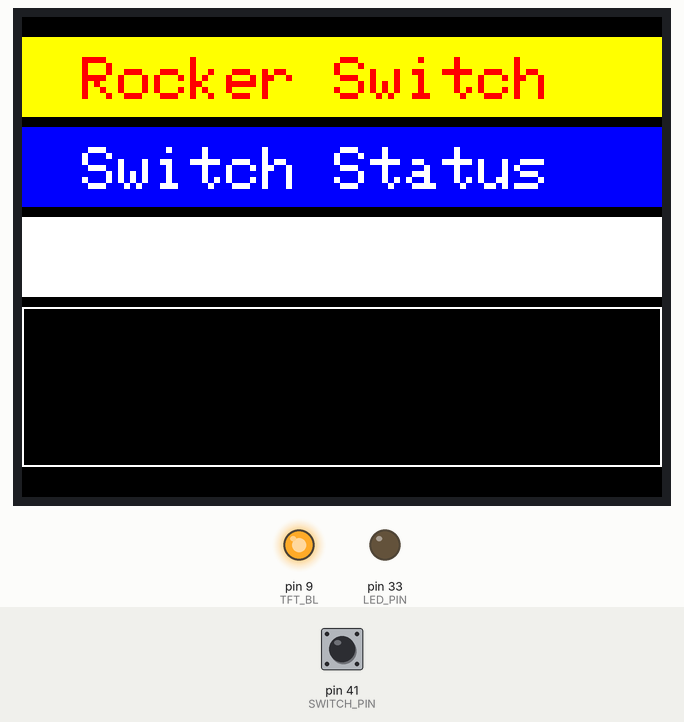
Bench run of a sketch on a simulated Arduino Mega 2560, built with avr-gcc and run on an emulated ATmega2560. Shown: 320×240 colour display, output pins drawn as LEDs (lit = HIGH). The test bench sets the inputs (shaded band); at power-on: pin 41 (SWITCH_PIN) HIGH. What the sketch prints to the serial monitor is not drawn.

Above: at 1.4 s.
1.5 s: pin 41 (SWITCH_PIN) pulled LOW for 0.15 s
At 2.8 s:
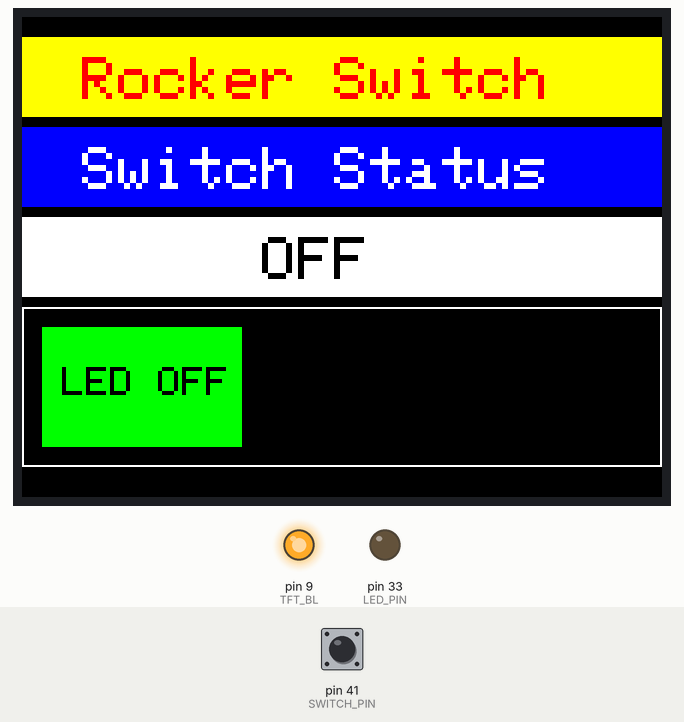
3.2 s: pin 41 (SWITCH_PIN) pulled LOW for 1 s
At 3.9 s:
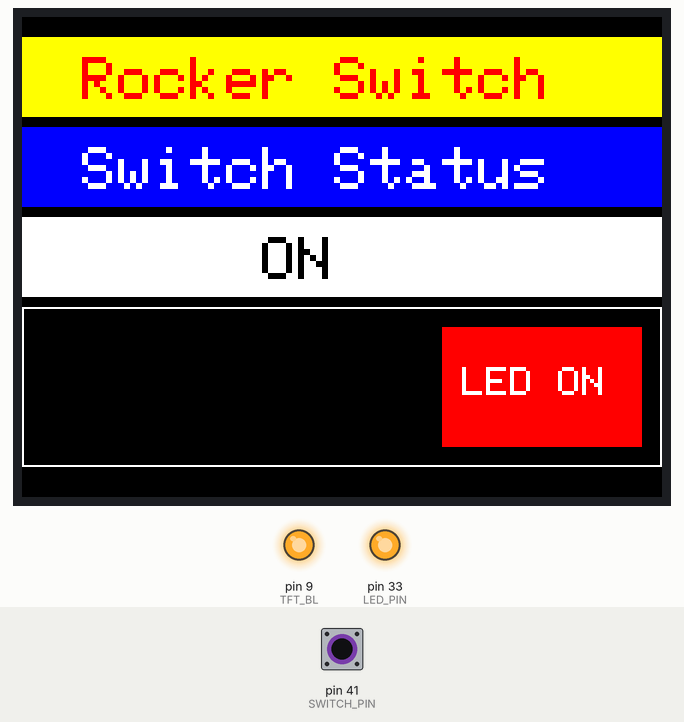
5.8 s: pin 41 (SWITCH_PIN) pulled LOW for 3.2 s
At 9.5 s:
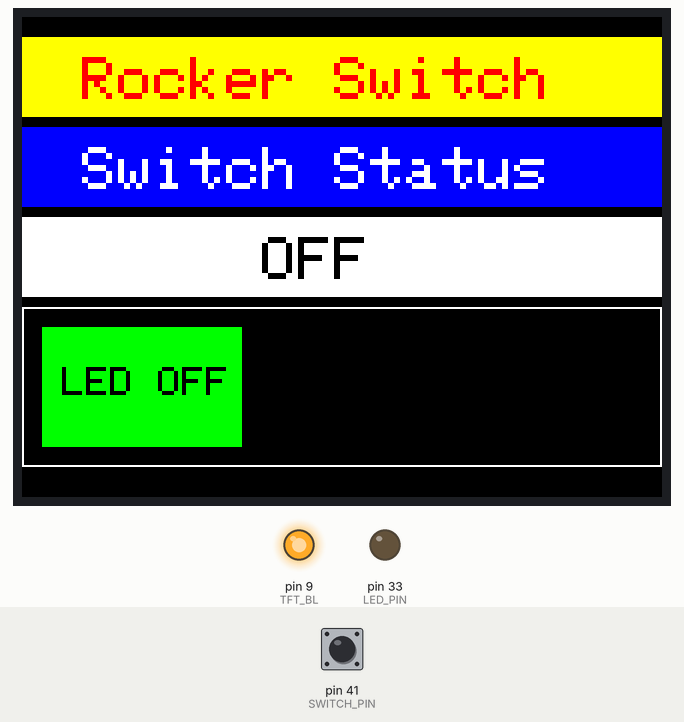
Timing chart, 0 to 11.0 s (numbered marks = the images above; inputs shaded):
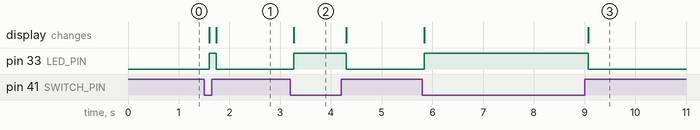

Measured:
- after the input at 1.5 s, pin 33 (LED_PIN): LOW → HIGH after 0.10 s, → LOW 0.13 s later; the display: first changes after 0.10 s (image 1 shows a later state)
- after the input at 3.2 s, pin 33 (LED_PIN): LOW → HIGH after 0.07 s, → LOW 1.0 s later; the display: changes after 0.07 s (image 2)
- after the input at 5.8 s, pin 33 (LED_PIN): LOW → HIGH at once, → LOW 3.2 s later; the display: first changes at once (image 3 shows a later state)

The sketch:

Ardiuno_RockerSwitch_TFT_LED.ino
```cpp
#include <Adafruit_GFX.h>
#include <Adafruit_ST7789.h>
#include <SPI.h>

#define TFT_CS 53
#define TFT_RST 8
#define TFT_DC 7
#define TFT_BL 9
#define SWITCH_PIN 41
#define LED_PIN 33

Adafruit_ST7789 tft = Adafruit_ST7789(TFT_CS, TFT_DC, TFT_RST);

bool lastSwitchState = HIGH;

void setup() {
  Serial.begin(9600);
  pinMode(SWITCH_PIN, INPUT_PULLUP);
  pinMode(TFT_BL, OUTPUT);
  pinMode(LED_PIN, OUTPUT);
  digitalWrite(TFT_BL, HIGH);
  digitalWrite(LED_PIN, LOW);

  tft.init(240, 320);
  tft.setRotation(1);
  tft.fillScreen(ST77XX_BLACK);
  drawStaticLayout();

  Serial.println("System Initialized. Waiting for switch input...");
}

void loop() {
  bool switchState = digitalRead(SWITCH_PIN);
  if (switchState != lastSwitchState) {
    lastSwitchState = switchState;
    String status = switchState ? "OFF" : "ON";
    Serial.print("Switch State Changed: ");
    Serial.println(status);
    updateStatus(status);
    digitalWrite(LED_PIN, switchState ? LOW : HIGH);
  }
  delay(100);
}

void drawStaticLayout() {
  tft.setTextSize(2);
  tft.setTextColor(ST77XX_WHITE);
  tft.fillRect(0, 10, 320, 40, ST77XX_YELLOW);
  tft.setCursor(30, 20);
  tft.setTextSize(3);
  tft.setTextColor(ST77XX_RED);
  tft.print("Rocker Switch");

  tft.fillRect(0, 55, 320, 40, ST77XX_BLUE);
  tft.setCursor(30, 65);
  tft.setTextSize(3);
  tft.setTextColor(ST77XX_WHITE);
  tft.print("Switch Status");

  tft.fillRect(0, 100, 320, 40, ST77XX_WHITE);
  tft.drawRect(0, 145, 320, 80, ST77XX_WHITE);
}

void updateStatus(String statusText) {
  tft.fillRect(0, 100, 320, 40, ST77XX_WHITE);
  tft.setCursor(120, 110);
  tft.setTextSize(3);
  tft.setTextColor(ST77XX_BLACK);
  tft.print(statusText);


  tft.fillRect(10, 155, 100, 60, ST77XX_BLACK);
  tft.fillRect(210, 155, 100, 60, ST77XX_BLACK);


  if (statusText == "ON") {
    tft.fillRect(210, 155, 100, 60, ST77XX_RED);
    tft.setCursor(220, 175);
    tft.setTextSize(2);
    tft.setTextColor(ST77XX_WHITE);
    tft.print("LED ON");
  } else {
    tft.fillRect(10, 155, 100, 60, ST77XX_GREEN);
    tft.setCursor(20, 175);
    tft.setTextSize(2);
    tft.setTextColor(ST77XX_BLACK);
    tft.print("LED OFF");
  }
}
```
